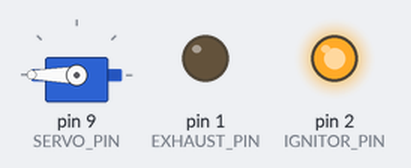
The sketch below on a simulated Arduino Uno, built with avr-gcc and run on an emulated ATmega328P. On the bench: servo, output pins drawn as LEDs (lit = HIGH).

Above: at 0.05 s.
At 10.05 s:
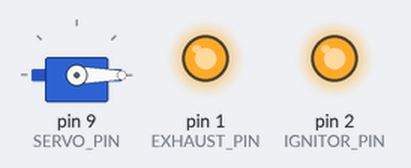
At 12.05 s:
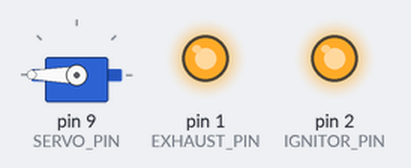
At 13.45 s:
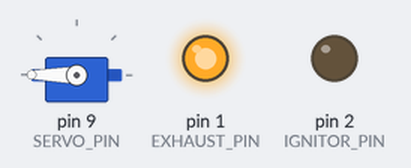
Timing chart, 0 to 17.6 s (numbered marks = the images above):
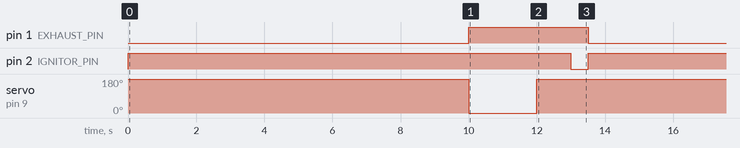

The sketch:

GAS_Canon.ino
```cpp
/*
  ---------------------------------------------------------
  Project         : Gas Cannon System
  Youtube Channel : @AmithLabs
  Author          : Amith Wijekoon
  ---------------------------------------------------------

  This Arduino project demonstrates a simple gas ignition
  system using a servo-controlled gas valve and relay module.

  The system performs a sequence of exhaust, gas release,
  and ignition to create a combustion effect.

  This project is ideal for learning basic automation,
  timing control, relay switching, and servo mechanisms.

  ---------------------------------------------------------
  Hardware Connections
  ---------------------------------------------------------

  Servo Motor (Gas Valve)
    Signal -> Pin 9

  Relay Module
    Exhaust Relay -> Pin 1
    Ignitor Relay -> Pin 2

  ---------------------------------------------------------
*/
#include <Servo.h>

Servo gasServo;

// Pin definitions
#define SERVO_PIN 9
#define EXHAUST_PIN 1
#define IGNITOR_PIN 2

void setup() {
  gasServo.attach(SERVO_PIN);

  pinMode(EXHAUST_PIN, OUTPUT);
  pinMode(IGNITOR_PIN, OUTPUT);

  // Initial states
  digitalWrite(EXHAUST_PIN, HIGH);  // OFF (relay)
  digitalWrite(IGNITOR_PIN, HIGH);  // OFF

  gasServo.write(180); // Gas OFF
}

void loop() {

  // 1. Exhaust ON for 3 sec
  digitalWrite(EXHAUST_PIN, LOW); // ON
  delay(10000);

  digitalWrite(EXHAUST_PIN, HIGH); // OFF

  // 2. Gas ON for 1 sec
  gasServo.write(0); // Gas ON
  delay(2000);

  // 3. Gas OFF
  gasServo.write(180);
  delay(1000);

  // 4. Ignitor ON
  digitalWrite(IGNITOR_PIN, LOW);

  // 5. Wait 1 sec
  delay(500);

  // Ignitor OFF
  digitalWrite(IGNITOR_PIN, HIGH);

  // Loop repeat automatically
}
```

Measured:
- by itself, pin 1 (EXHAUST_PIN): alternates HIGH for 3.5 s and LOW for 10.0 s
- by itself, pin 2 (IGNITOR_PIN): alternates HIGH for 13.0 s and LOW for 0.50 s
- by itself, servo on pin 9 (SERVO_PIN): alternates 180° for 11.5 s and 0° for 2.0 s
